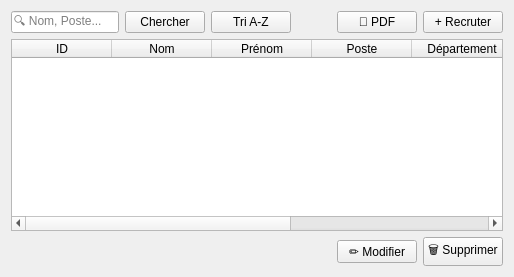
          <widget class="QWidget" name="tab_liste_personnel">
           <attribute name="title">
            <string>📋 Liste du Personnel</string>
           </attribute>
           <layout class="QVBoxLayout" name="verticalLayout">
            <item>
             <layout class="QHBoxLayout" name="hl_tools_emp">
              <item>
               <widget class="QLineEdit" name="le_search_emp">
                <property name="placeholderText">
                 <string>🔍 Nom, Poste...</string>
                </property>
               </widget>
              </item>
              <item>
               <widget class="QPushButton" name="btn_search_emp">
                <property name="text">
                 <string>Chercher</string>
                </property>
               </widget>
              </item>
              <item>
               <widget class="QPushButton" name="btn_sort_alpha_emp">
                <property name="text">
                 <string>Tri A-Z</string>
                </property>
               </widget>
              </item>
              <item>
               <spacer name="horizontalSpacer">
                <property name="orientation">
                 <enum>Qt::Horizontal</enum>
                </property>
                <property name="sizeHint" stdset="0">
                 <size>
                  <width>40</width>
                  <height>20</height>
                 </size>
                </property>
               </spacer>
              </item>
              <item>
               <widget class="QPushButton" name="btn_pdf_emp">
                <property name="text">
                 <string>📄 PDF</string>
                </property>
               </widget>
              </item>
              <item>
               <widget class="QPushButton" name="btn_add_emp">
                <property name="text">
                 <string>+ Recruter</string>
                </property>
               </widget>
              </item>
             </layout>
            </item>
            <item>
             <widget class="QTableWidget" name="tableEmployes">
              <property name="selectionBehavior">
               <enum>QAbstractItemView::SelectionBehavior::SelectRows</enum>
              </property>
              <column>
               <property name="text">
                <string>ID</string>
               </property>
              </column>
              <column>
               <property name="text">
                <string>Nom</string>
               </property>
              </column>
              <column>
               <property name="text">
                <string>Prénom</string>
               </property>
              </column>
              <column>
               <property name="text">
                <string>Poste</string>
               </property>
              </column>
              <column>
               <property name="text">
                <string>Département</string>
               </property>
              </column>
              <column>
               <property name="text">
                <string>Salaire</string>
               </property>
              </column>
              <column>
               <property name="text">
                <string>Embauche</string>
               </property>
              </column>
             </widget>
            </item>
            <item>
             <layout class="QHBoxLayout" name="hl_bot_emp">
              <item>
               <spacer name="hs_be">
                <property name="orientation">
                 <enum>Qt::Horizontal</enum>
                </property>
                <property name="sizeHint" stdset="0">
                 <size>
                  <width>40</width>
                  <height>20</height>
                 </size>
                </property>
               </spacer>
              </item>
              <item>
               <widget class="QPushButton" name="btn_edit_emp">
                <property name="text">
                 <string>✏️ Modifier</string>
                </property>
               </widget>
              </item>
              <item>
               <widget class="QPushButton" name="btn_delete_emp">
                <property name="text">
                 <string>🗑️ Supprimer</string>
                </property>
               </widget>
              </item>
             </layout>
            </item>
           </layout>
          </widget>
